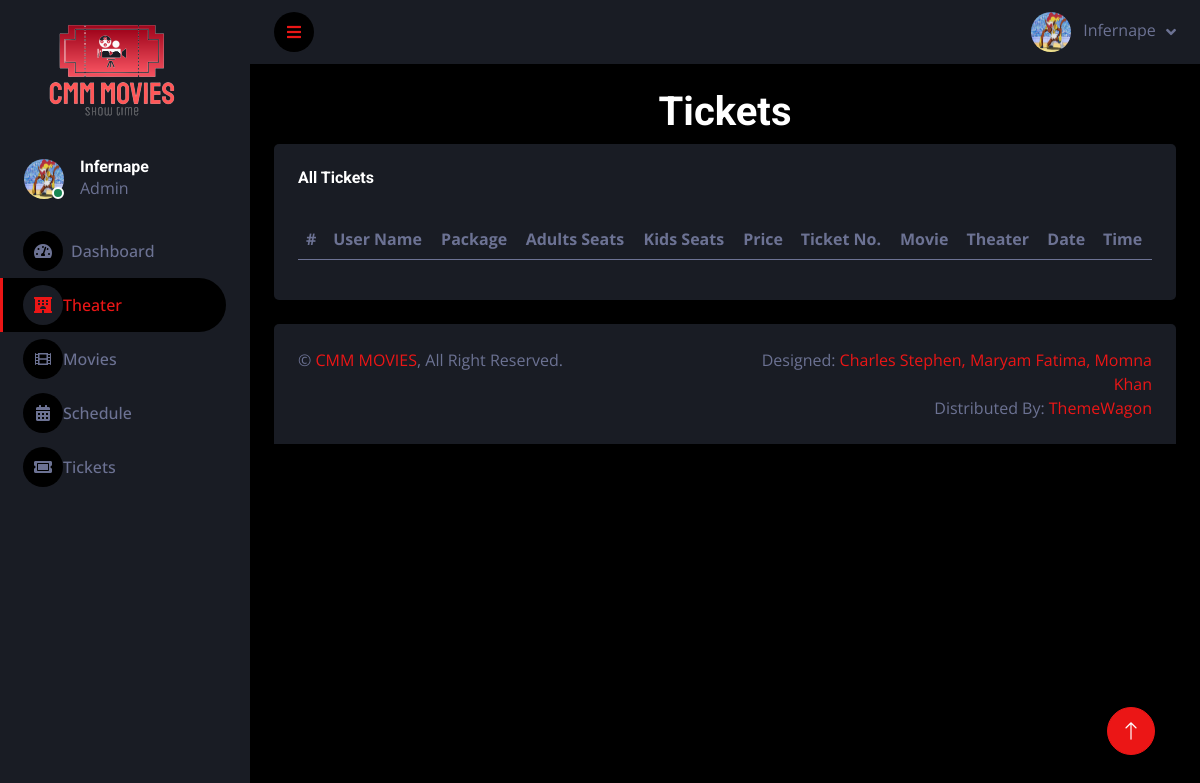
Before: /admin/tickets.php (signed in) with the older database file.
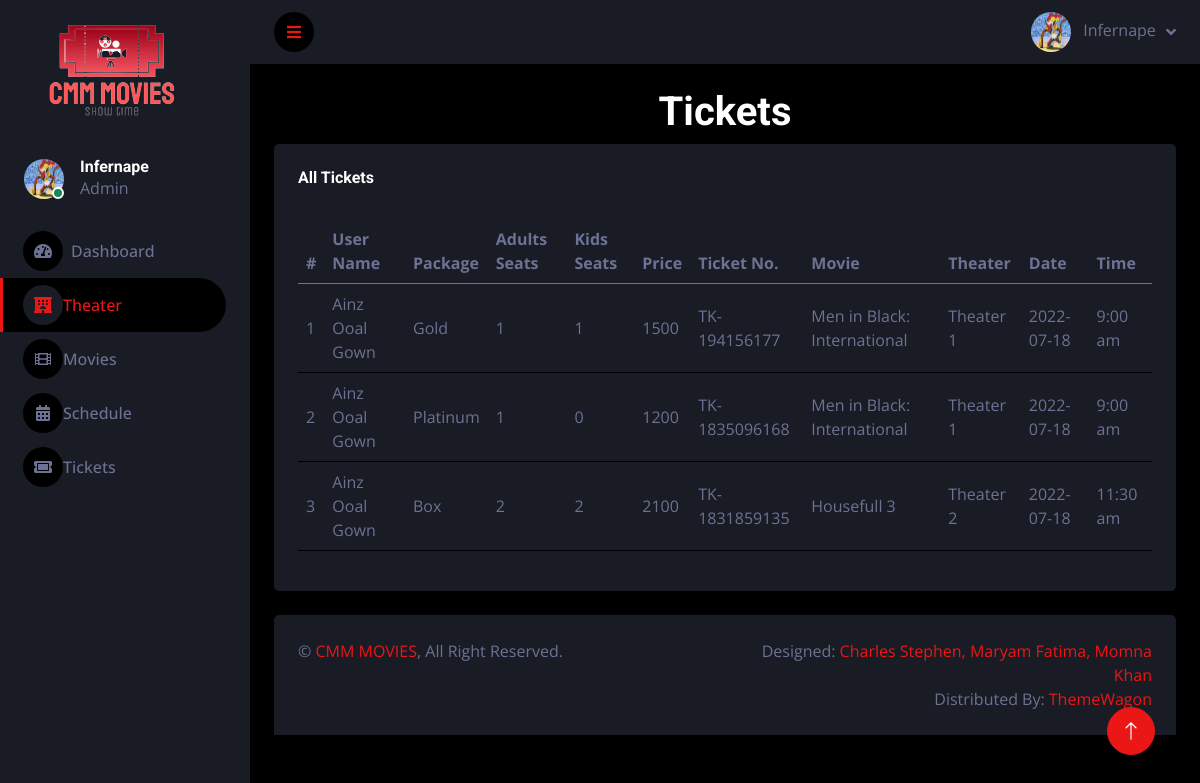
After: the same page with the newer database file.
### tables this page shows
CREATE TABLE `tickets` (
  `id` int(11) NOT NULL,
  `user_id` int(11) NOT NULL,
  `your_package` int(11) NOT NULL,
  `adult_seatNo` int(11) NOT NULL,
  `kids_seatNo` int(11) NOT NULL,
  `ticket_No` varchar(225) NOT NULL,
  `movie_sch2_Id` int(11) NOT NULL,
  `quantity` int(11) NOT NULL,
  `amount` int(11) NOT NULL
);

CREATE TABLE `users` (
  `id` int(11) NOT NULL,
  `profile` varchar(255) NOT NULL,
  `Name` varchar(255) NOT NULL,
  `Email` varchar(255) NOT NULL,
  `Pass` varchar(255) NOT NULL,
  `Phone` varchar(15) NOT NULL,
  `Credit_Card` varchar(25) NOT NULL,
  `user_type` int(11) NOT NULL
);

CREATE TABLE `seat_catgory` (
  `id` int(11) NOT NULL,
  `package` varchar(255) NOT NULL
);

CREATE TABLE `allmovies` (
  `id` int(11) NOT NULL,
  `movie_cover` varchar(255) NOT NULL,
  `movie_name` varchar(225) NOT NULL,
  `trailer` longtext NOT NULL,
  `movie_description` longtext NOT NULL,
  `genre` longtext NOT NULL,
  `country` varchar(255) NOT NULL,
  `cast` longtext NOT NULL
);

CREATE TABLE `theater` (
  `id` int(11) NOT NULL,
  `name` varchar(255) NOT NULL,
  `screen` varchar(255) NOT NULL,
  `seats` int(11) NOT NULL
);

CREATE TABLE `movie_sch2` (
  `id` int(11) NOT NULL,
  `movie_date` date NOT NULL,
  `movie_time_id` int(11) NOT NULL,
  `theater_id` int(11) NOT NULL,
  `movie_id` int(11) NOT NULL,
  `total_seats` int(11) NOT NULL,
  `available_seats` int(11) NOT NULL,
  `box_seats` int(11) NOT NULL,
  `gold_seats` int(11) NOT NULL,
  `platinum_seats` int(11) NOT NULL
);

CREATE TABLE `movie_time` (
  `id` int(11) NOT NULL,
  `time` varchar(255) NOT NULL
);

### admin/tickets.php (the view, shortened to what the changed rows need)
        <?php
    $db = mysqli_connect("localhost", "root", "", "my_movie");
        ?>
<!DOCTYPE html>
<html lang="en">
<head>
    <link href="https://cdnjs.cloudflare.com/ajax/libs/font-awesome/5.10.0/css/all.min.css" rel="stylesheet">
    <link href="https://cdn.jsdelivr.net/npm/bootstrap-icons@1.4.1/font/bootstrap-icons.css" rel="stylesheet">
    <link href="lib/owlcarousel/assets/owl.carousel.min.css" rel="stylesheet">
    <link href="lib/tempusdominus/css/tempusdominus-bootstrap-4.min.css" rel="stylesheet" />
    <link href="css/bootstrap.min.css" rel="stylesheet">
    <link href="css/style.css" rel="stylesheet">
</head>
<body>
    <div class="container-fluid position-relative d-flex p-0">
        <div class="content">
            <div class="container-fluid pt-4 px-4">
                <h1 class="text-center">Tickets</h1>
                <div class="row g-4">
                    <div class="col-12">
                        <div class="bg-secondary rounded h-100 p-4">
                            <div class="table-responsive">
                                <table class="table">
                                    <thead>
                                        <tr>
                                            <th class="col">#</th>
                                            <th scope="col">User Name</th>
                                            <th class="col">Package</th>
                                            <th class="col">Adults Seats</th>
                                            <th class="col">Kids Seats</th>
                                            <th class="col">Price</th>
                                            <th class="col">Ticket No.</th>
                                            <th class="col">Movie</th>
                                            <th class="col">Theater</th>
                                            <th class="col">Date</th>
                                            <th class="col">Time</th>
                                        </tr>
                                    </thead>
                                    <tbody>
                                        <?php
                                            $ticket_sel = "SELECT * FROM `tickets`";
                                            $result = mysqli_query($db, $ticket_sel);
                                            if(mysqli_num_rows($result)) {
                                                $i = 0;
                                                while($row = mysqli_fetch_array($result)) {
                                                    $i++;
                                        ?>
                                        <tr>
                                            <td class="align-middle" scope="row"><?php echo $i; ?></td>
                                            <?php
                                                $psel = "SELECT * FROM `users` WHERE `id` = $row[1]";
                                                $myresult = mysqli_query($db, $psel);
                                                while($pel_r = mysqli_fetch_array($myresult)) {
                                                    ?>
                                                    <td class="align-middle"><?php echo $pel_r[2]; ?></td>
                                                    <?php
                                                }
                                                $pgsel = "SELECT * FROM `seat_catgory` WHERE `id` = $row[2]";
                                                $pg_r = mysqli_query($db, $pgsel);
                                                while($pg_w = mysqli_fetch_array($pg_r)) {
                                                    ?>
                                                    <td class="align-middle"><?php echo $pg_w[1]; ?></td>
                                                    <?php
                                                }
                                            ?>
                                            <td class="align-middle"><?php echo $row[3]; ?></td>
                                            <td class="align-middle"><?php echo $row[4]; ?></td>
                                            <td class="align-middle"><?php echo $row[8]; ?></td>
                                            <td class="align-middle"><?php echo $row[5]; ?></td>
                                            <?php
                                                $sch = "SELECT * FROM `movie_sch2` WHERE `id` = $row[6]";
                                                $sch_r = mysqli_query($db, $sch);
                                                $sch_w = mysqli_fetch_array($sch_r);
                                                $movsel = "SELECT * FROM `allmovies` WHERE `id` = $sch_w[4]";
                                                $mov_r = mysqli_query($db, $movsel);
                                                while($mov_w = mysqli_fetch_array($mov_r)) {
                                                    ?>
                                                    <td class="align-middle"><?php echo $mov_w[2]; ?></td>
                                                    <?php
                                                }
                                                $thesel = "SELECT * FROM `theater` WHERE `id` = $sch_w[3]";
                                                $the_r = mysqli_query($db, $thesel);
                                                while($the_w = mysqli_fetch_array($the_r)) {
                                                    ?>
                                                    <td class="align-middle"><?php echo $the_w[1]; ?></td>
                                                    <?php
                                                }
                                            ?>
                                            <td class="align-middle"><?php echo $sch_w[1]; ?></td>
                                            <?php
                                                $tmsel = "SELECT * FROM `movie_time` WHERE `id` = $sch_w[2]";
                                                $tm_r = mysqli_query($db, $tmsel);
                                                while($tm_w = mysqli_fetch_array($tm_r)) {
                                                    ?>
                                                    <td class="align-middle"><?php echo $tm_w[1]; ?></td>
                                                    <?php
                                                }
                                            ?>
                                        </tr>
                                        <?php
                                                }
                                            }
                                        ?>
                                    </tbody>
                                </table>
                            </div>
                        </div>
                    </div>
                </div>
            </div>
        </div>
    </div>
</body>
</html>

Changed rows visible on the page:
added tickets: adult_seatNo "1", kids_seatNo "1", amount "1500", ticket_No "TK-194156177", movie_sch2_Id.movie_date "2022-07-18"
added users: Name "Ainz Ooal Gown"
added seat_catgory: package "Gold", shown under "1"
added allmovies: movie_name "Men in Black: International"
added theater: name "Theater 1"
added movie_time: time "9:00 am"
added tickets: adult_seatNo "1", kids_seatNo "0", amount "1200", ticket_No "TK-1835096168", movie_sch2_Id.movie_date "2022-07-18"
added seat_catgory: package "Platinum", shown under "1"
added tickets: adult_seatNo "2", kids_seatNo "2", amount "2100", ticket_No "TK-1831859135", movie_sch2_Id.movie_date "2022-07-18"
added seat_catgory: package "Box", shown under "2"
added allmovies: movie_name "Housefull 3", shown under "2"
added theater: name "Theater 2", shown under "2"
added movie_time: time "11:30 am", shown under "2"
